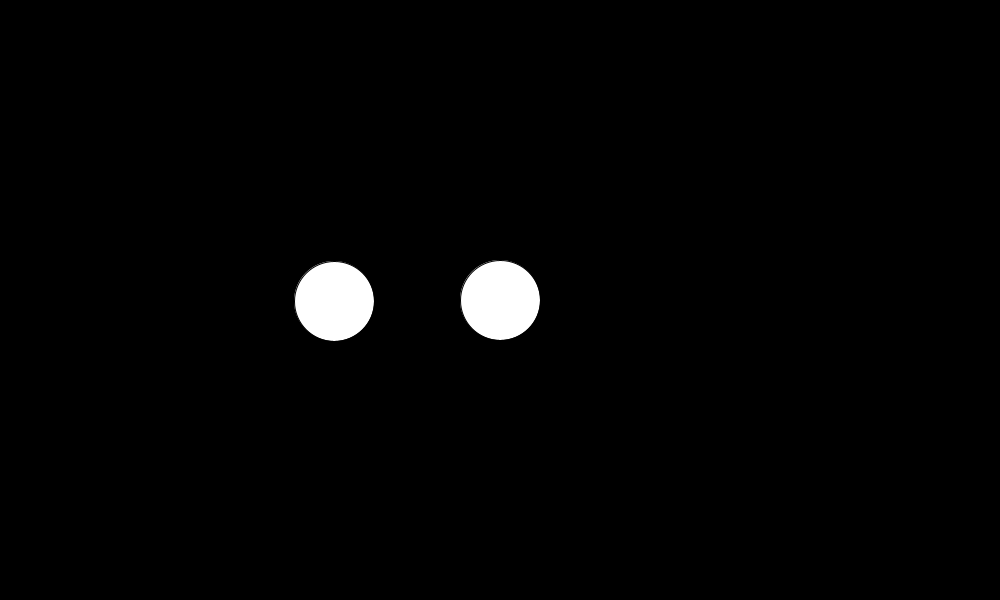
Frame 1 (no input)
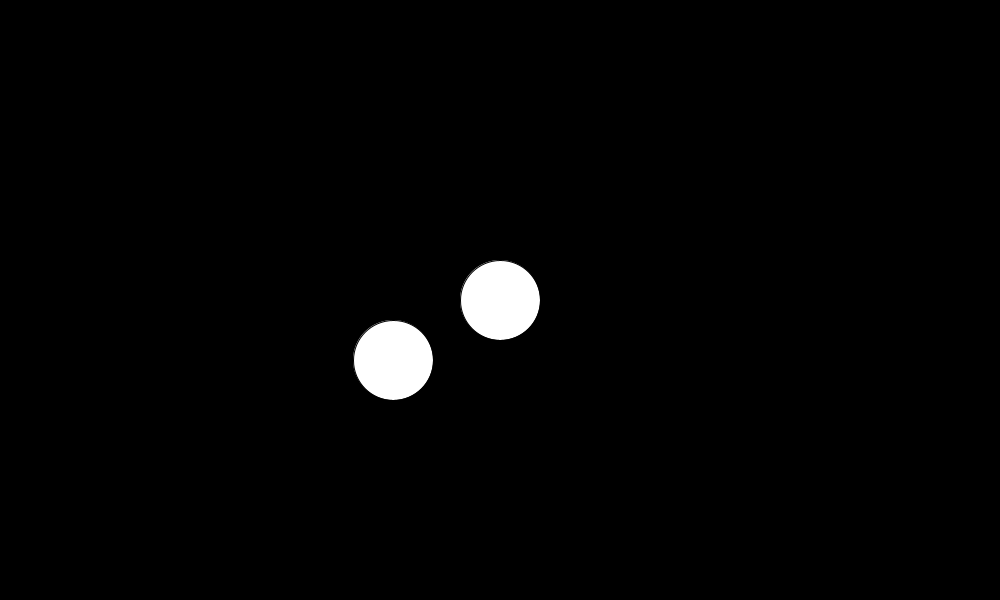
Frame 60 (the mouse pressed at the canvas centre just before this capture)
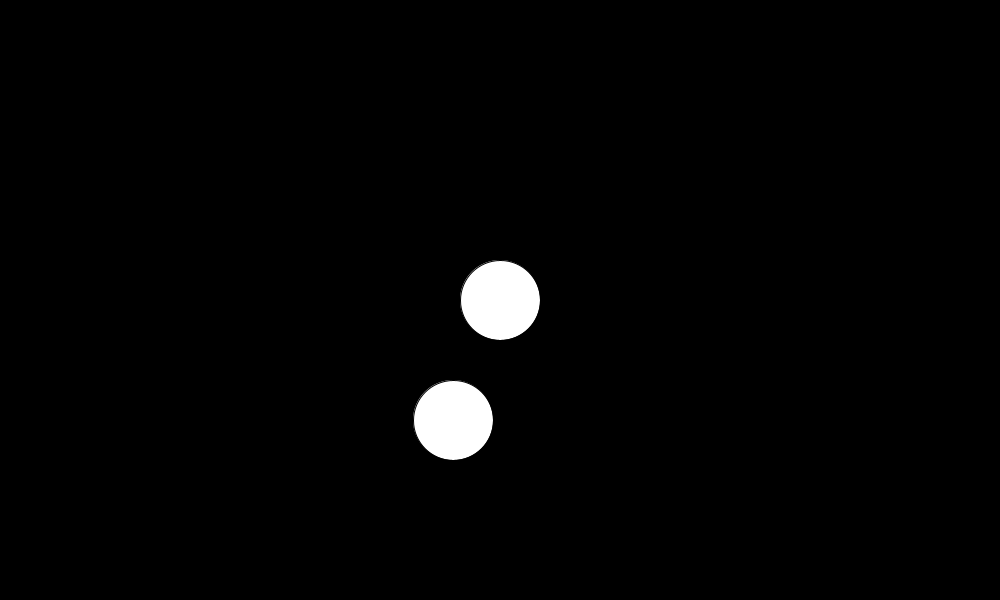
Frame 120 (the mouse held since frame 60 and released just before this capture)

The Processing sketch that drew these frames (run headless with seeded random() and noise(); from frame 60 on, the mouse is pressed at the canvas centre):

// Processing sketch: Ejercicio_1
// ── Ejercicio_1.pde
PVector g = new PVector(0, 1);
movil m, m2;
PVector mxy= new PVector(0, 0);
void setup() {
  size(1000, 600);
  m = new movil(width/2, height/2);
  m2 = new movil(width/3, height/2);
}

void draw() {

  frameRate(900);
  background(0);


  if (m.choca(m2.pos, m2.r)) {
    m.mover();
    m.alejar(m2.pos, 0.5);
    m.rotar();
  }


  m2.mover();

  m.mostrar();
  m2.mostrar();
}

// ── clase.pde
class movil {
  PVector pos, vel;
  int r = 40;
  PVector acel = new PVector(0, 0);
  float angulo = 0;
  float velAngular = 0;
  float acelAngular = 0;
  movil(float x, float y) {
    pos = new PVector(x, y);
    vel = new PVector(1, 1);
  }

  void alejar( PVector otro, float cuanto) {
    PVector r = pos.copy();
    r.sub(otro);
    r.normalize();
    r.mult(cuanto);
    agregarfuerza(r);
  }

  void contener() {
    if ( pos.x < 0 || pos.x > width ) {
      pos.sub(vel);
      vel.x = vel.x * -1 ;
    }

    if ( pos.y < 0 || pos.y > height) {
      pos.sub(vel);
      vel.y = vel.y * -1;
    }
  }

  void rotar() {
    velAngular += acelAngular;
    angulo += velAngular;
    acelAngular = 0;
  }

  void mover() {

    vel.add(acel);
    acel.mult(0);
    vel.limit(150);
    pos.add(vel);
    contener();
  }



  void agregarfuerza(PVector F) {
    acel.add(F);
  }

  void mostrar() {
    ellipse(pos.x, pos.y, r*2, r*2);
  }

  boolean choca(PVector otrapos, float otror) {
    float d = dist(pos.x, pos.y, otrapos.x, otrapos.y);
    if (d<(r+otror)) {
      return true;
    } else {
      return false;
    }
  }

  void desacelerar(float cantidad) {
    PVector R = vel.copy();
    R.normalize();
    R.mult(cantidad*-1);
    agregarfuerza(R);
  }
}
